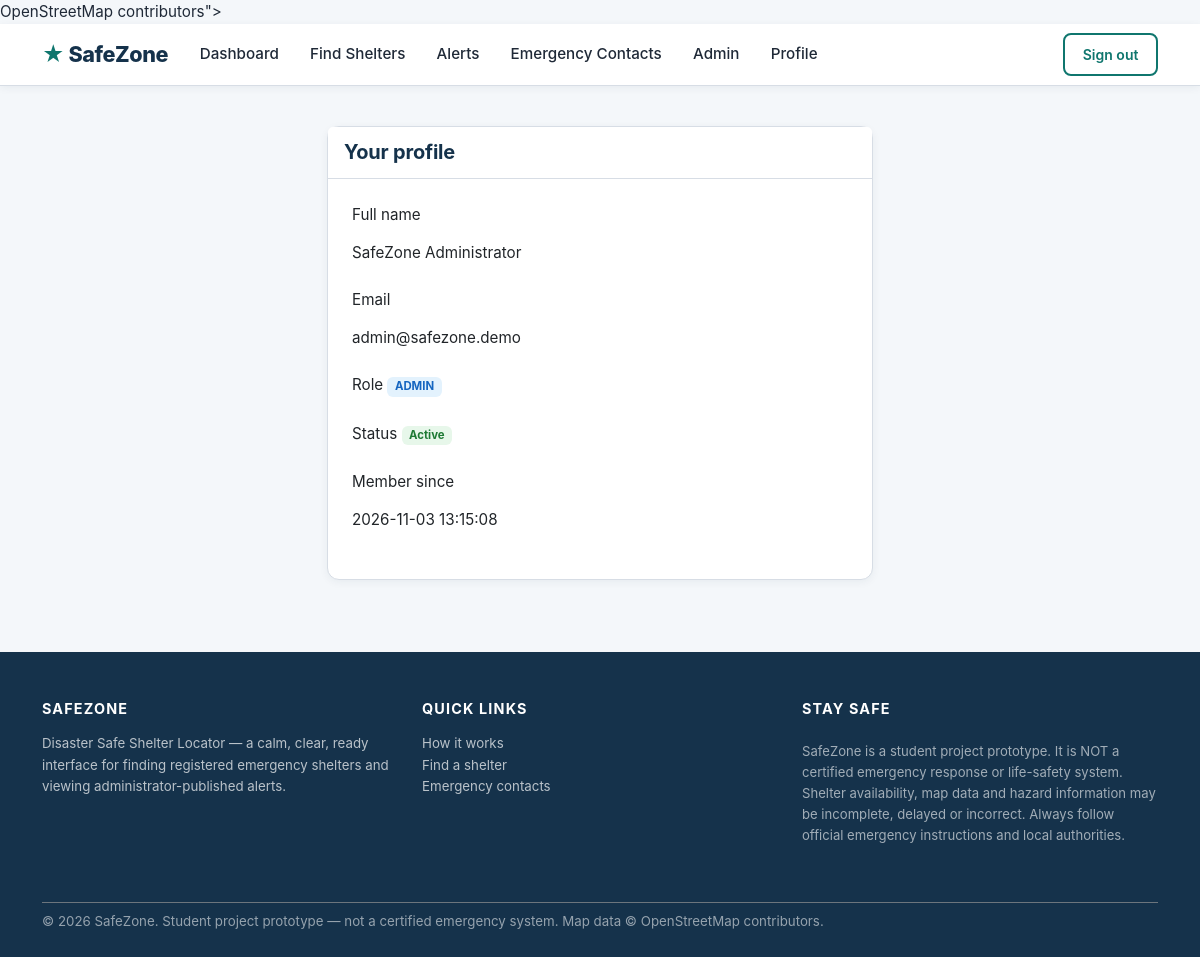
/user/profile (signed in), run on the app's committed database.
### tables this page shows
CREATE TABLE users (
    user_id INTEGER PRIMARY KEY AUTOINCREMENT,
    full_name VARCHAR(120) NOT NULL,
    email VARCHAR(190) NOT NULL UNIQUE,
    password_hash VARCHAR(255) NOT NULL,
    phone VARCHAR(25) NULL,
    role TEXT NOT NULL DEFAULT 'USER' CHECK (role IN ('USER','ADMIN')),
    is_active INTEGER NOT NULL DEFAULT 1,
    created_at TIMESTAMP NOT NULL DEFAULT CURRENT_TIMESTAMP,
    updated_at TIMESTAMP NOT NULL DEFAULT CURRENT_TIMESTAMP
);

### safezone/routes/user.py (the view)
@user_bp.route("/profile")
@login_required
def profile():
    from safezone.services.admin import get_user
    u = get_user(current_user.id)
    return render_template("profile.html", user=u)

### safezone/database/connection.py (called while the page is built)
def get_db_path():
    db_url = Config.DATABASE_URL
    if db_url.startswith("sqlite:///"):
        return db_url[len("sqlite:///"):]
    return None

def get_connection():
    db_path = get_db_path()
    conn = sqlite3.connect(db_path)
    conn.row_factory = sqlite3.Row
    conn.execute("PRAGMA foreign_keys = ON")
    return conn

@contextmanager
def db_transaction():
    conn = get_connection()
    try:
        yield conn
        conn.commit()
    except Exception:
        conn.rollback()
        raise
    finally:
        conn.close()

def query_one(sql, params=()):
    with db_transaction() as conn:
        cur = conn.execute(sql, params)
        return cur.fetchone()

### safezone/routes/auth.py (called while the page is built)
def get_user_by_id(user_id):
    from safezone.database.connection import query_one
    return query_one("SELECT * FROM users WHERE user_id = ?", (user_id,))

    @property
    def is_admin(self):
        return self.role == "ADMIN"

### safezone/services/admin.py (called while the page is built)
def get_user(user_id):
    row = query_one("SELECT * FROM users WHERE user_id = ?", (user_id,))
    return dict(row) if row else None

### templates/profile.html (shortened to what this page needs)
{% extends "base.html" %}
{% block content %}
<section class="section-sm">
  <div class="container">
    <div class="row justify-content-center">
      <div class="col-md-8 col-lg-6">
        <div class="card card-sz">
          <div class="card-header">
            <h5 class="mb-0">Your profile</h5>
          </div>
          <div class="card-body p-4">
            <div class="mb-3">
              <label class="form-label">Full name</label>
              <p class="form-control-plaintext">{{ user.full_name }}</p>
            </div>
            <div class="mb-3">
              <label class="form-label">Email</label>
              <p class="form-control-plaintext">{{ user.email }}</p>
            </div>
            <div class="mb-3">
              <label class="form-label">Role</label>
              <span class="badge badge-{{ 'verified' if user.role=='ADMIN' else 'pending' }}">{{ user.role }}</span>
            </div>
            <div class="mb-3">
              <label class="form-label">Status</label>
              <span class="badge badge-{{ 'open' if user.is_active else 'closed' }}">{{ 'Active' if user.is_active else 'Deactivated' }}</span>
            </div>
            <div class="mb-3">
              <label class="form-label">Member since</label>
              <p class="form-control-plaintext">{{ user.created_at }}</p>
            </div>
          </div>
        </div>
      </div>
    </div>
  </div>
</section>
{% endblock %}

### static/css/style.css (style rules this page uses)
:root { --sz-navy: #15324B; --sz-navy-dark: #0f2436; --sz-teal: #0F766E; --sz-teal-dark: #0b5f56; --sz-pale-teal: #EAF4F4; --sz-bg: #F4F7FA; --sz-amber: #B45309; --sz-amber-bg: #fdf3e3; --sz-red: #B91C1C; --sz-red-bg: #fbeeee; --sz-text: #1f2937; --sz-text-muted: #6b7280; --sz-border: #d7dde5; --sz-shadow: 0 6px 18px rgba(21, 50, 75, 0.08); --sz-shadow-sm: 0 2px 8px rgba(21, 50, 75, 0.06); --sz-radius: 12px; --sz-font: "Inter", -apple-system, BlinkMacSystemFont, "Segoe UI", Roboto, "Helvetica Neue", Arial, sans-serif; }
* { box-sizing: border-box; }
html { scroll-behavior: smooth; }
body { background: var(--sz-bg); color: var(--sz-text); font-family: var(--sz-font); font-size: 0.95rem; line-height: 1.6; margin: 0; }
h1, h2, h3, h4, h5, h6 { color: var(--sz-navy); font-weight: 700; letter-spacing: -0.01em; }
.badge-open { background: #e7f7ea; color: #1e7a34; }
.badge-verified { background: #e3f2fd; color: #1565c0; }
.card-sz { background: #fff; border: 1px solid var(--sz-border); border-radius: var(--sz-radius); box-shadow: var(--sz-shadow-sm); transition: transform 0.15s, box-shadow 0.15s; }
.card-sz > .card-header { background: #fff; border-bottom: 1px solid var(--sz-border); font-weight: 700; color: var(--sz-navy); padding: 0.85rem 1rem; }
.card-sz > .card-body { padding: 1.1rem 1.2rem; }
.section-sm { padding: 2.5rem 1rem; }

### data on the page
users: full_name "SafeZone Administrator", email "admin@safezone.demo", role "ADMIN", is_active "Active", created_at "2026-11-03 13:15:08"
